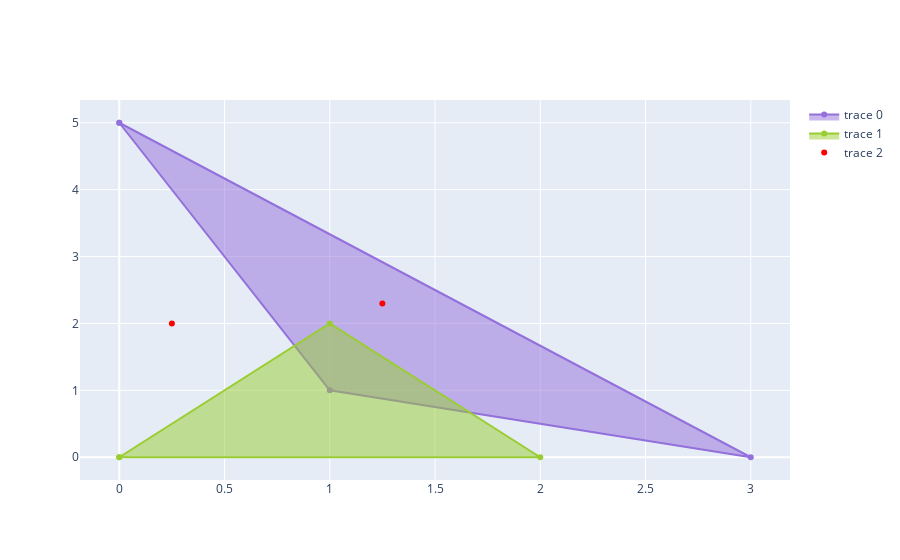

The code cell stored with this chart in its notebook:
### Code cell
# Initialize an empty Figure object
fig = go.Figure()

# Fill Figure object with plots
fig.add_scatter(x=x1, y=y1,fill="toself", line=dict(color='mediumpurple'))
fig.add_scatter(x=[0,1,2,0], y=[0,2,0,0], fill="toself",line=dict(color='yellowgreen'))    
fig.add_scatter(x=[point1.x, point2.x], y=[point1.y, point2.y], mode="markers", line=dict(color='red'))
fig.show()

### Figure 1 — Plotly figure (JSON) as saved in the notebook; plotly's stock layout.template omitted (floating-point values rounded to 4 significant figures)
{"data": [{"fill": "toself", "line": {"color": "mediumpurple"}, "type": "scatter", "x": [0, 1, 3, 0], "y": [5, 1, 0, 5]}, {"fill": "toself", "line": {"color": "yellowgreen"}, "type": "scatter", "x": [0, 1, 2, 0], "y": [0, 2, 0, 0]}, {"line": {"color": "red"}, "mode": "markers", "type": "scatter", "x": [1.25, 0.25], "y": [2.3, 2]}], "layout": {}}
